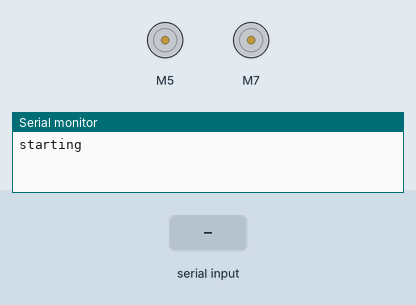
Recording of a sketch running on a simulated Arduino Uno, built with avr-gcc and run on an emulated ATmega328P. Shown: 2 × DC motor (green arrow = forward, orange = backward, longer = faster), the last lines printed to the serial monitor. Inputs (shaded band) come from the test bench.

Above: at 1.2 s.
1.3 s: "start" received over Serial
At 2.3 s:
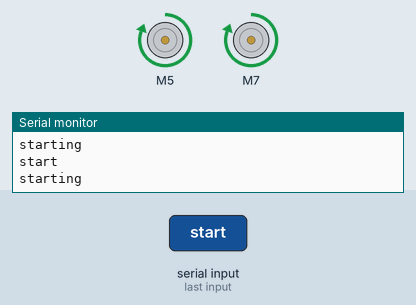
2.8 s: "stop" received over Serial
At 3.3 s:
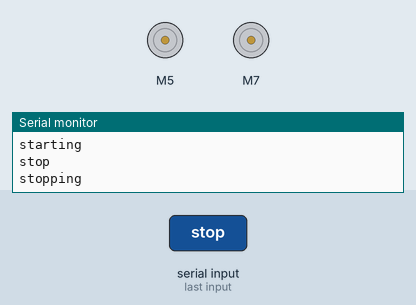
Timing chart, 0 to 5.8 s (numbered marks = the images above; inputs shaded):
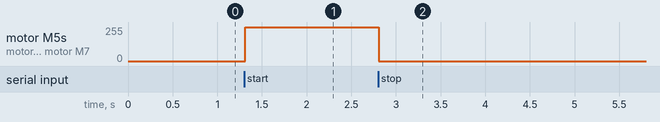

The sketch:

hobby_gearmotor_test.ino
```cpp
#include <SparkFun_TB6612.h>

#define PWMA 3
#define AIN2 4
#define AIN1 5
#define STBY 6

#define BIN1 7
#define BIN2 8
#define PWMB 9

const int offset = 1;
Motor motor_l = Motor(AIN1, AIN2, PWMA, offset, STBY);
Motor motor_r = Motor(BIN1, BIN2, PWMB, offset, STBY);

String readString;

void setup()
{
  Serial.begin(115200);
  Serial.println("starting");
}

void loop()
{
  while (Serial.available()) {
    char c = Serial.read(); // gets one byte from serial buffer
    readString += c; //makes the string readString
    delay(2); //slow looping to allow buffer to fill with next character
  }
  if (readString.length() > 0) {
    Serial.println(readString);
  }

  if (readString == "start") {
    Serial.println("starting");
    motor_l.drive(255);
    motor_r.drive(255);
  }
  else if (readString == "stop") {
    Serial.println("stopping");
    motor_l.brake();
    motor_r.brake();
  }
  readString = "";
}
```

Measured:
- after the input at 1.3 s, motor M5, motor M7: stopped → forward 255/255 at once
- after the input at 2.8 s, motor M5, motor M7: forward 255/255 → stopped at once
